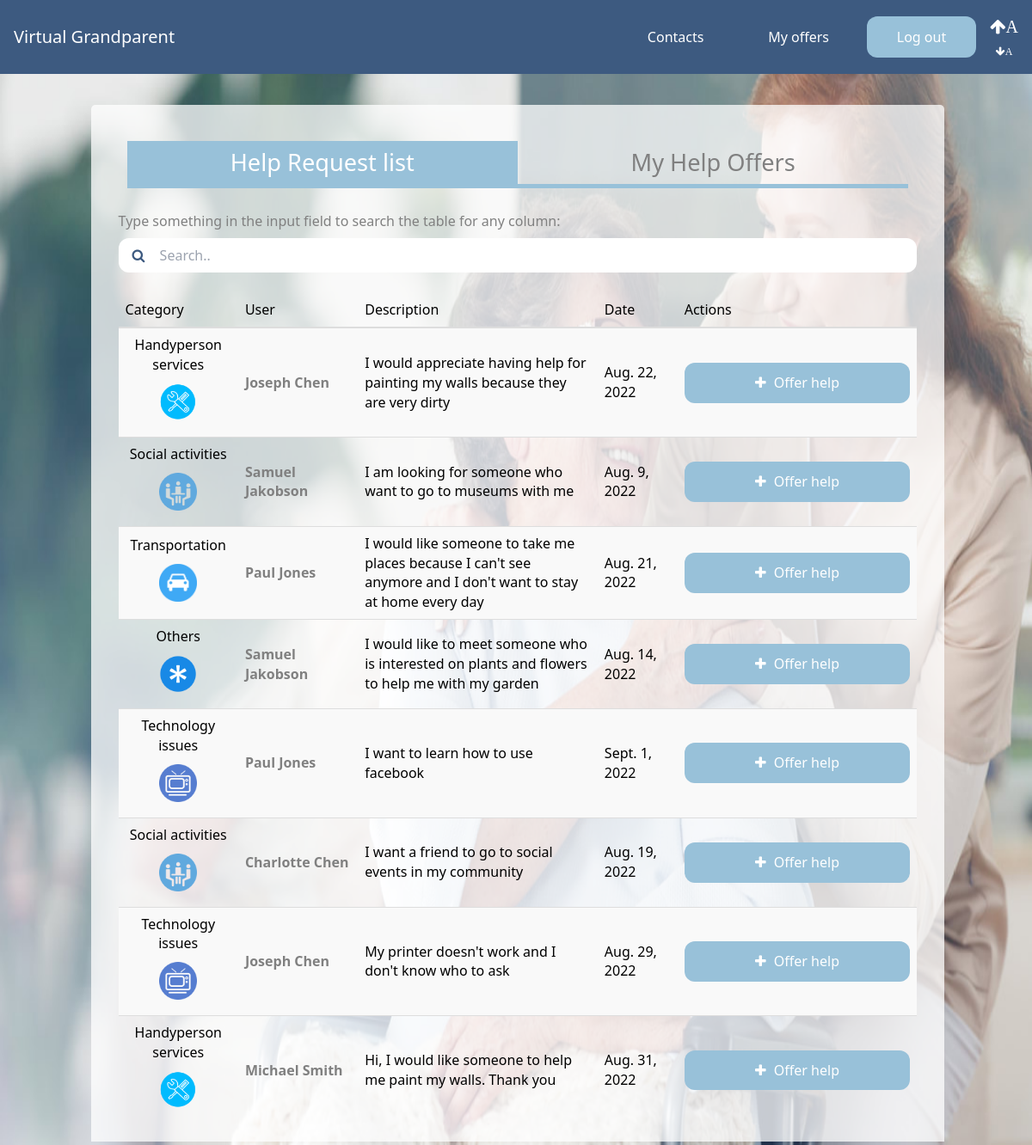
Page /help-requests/all/ (signed in) on the committed database.
### core/models.py (models this page shows)
class Help(models.Model):
    id = models.AutoField(primary_key=True)
    description = models.TextField(max_length=1000)
    category = models.CharField(choices=HELP_CATEGORIES, max_length=2, default='OT')
    helper = models.ForeignKey(Helper, on_delete=models.CASCADE, null=True)
    oldPerson = models.ForeignKey(OldPerson, on_delete=models.CASCADE)
    date = models.DateField(default=datetime.date.today, blank=True)

### authentication/models.py (models this page shows)
class User(AbstractUser):
    id = models.AutoField(primary_key=True)
    name = models.CharField(max_length=200)
    surname = models.CharField(max_length=200)
    email = models.EmailField(max_length=200, unique=True)
    username = models.CharField(max_length=200)
    phoneNumber = models.CharField(max_length=200)
    isHelper = models.BooleanField(default=True)
    dateOfBirth = models.DateField(null=true)
    USERNAME_FIELD = 'email'
    REQUIRED_FIELDS = ['username']
    objects = Manager()
    class Meta:
        unique_together = ('email',)

### core/views.py (the view)
# urls.py: path('help-requests/all/', views.allHelpRequests, name='allHelpRequests'),
@login_required
def allHelpRequests(request):
    current_user = get_current_user(request)
    helper = get_helper_by_id(current_user.id)
    help_requests = Help.objects.filter(helper__isnull = True)
    for h in help_requests:
        user = User.objects.get(email = h.oldPerson.user.email)
        h.oldPersonName = user.name
    isVerified = helper.isVerified
    return render(request, 'core/helpRequestList.html', {'help_requests': help_requests, 'isVerified': isVerified})

### core/views.py (called while the page is built)
def get_current_user(request):
    return User.objects.filter(email = request.user)[0]

def get_helper_by_id(id):
    return Helper.objects.get(user_id = id)

### templates/core/helpRequestList.html (shortened to what this page needs)
{% extends 'core/base.html' %}
{% load static %}
{% block static %}
<link rel="stylesheet" href="{% static 'css/cards.css' %}">
<link rel="stylesheet" href="{% static 'css/flexbox.css' %}">
<link rel="stylesheet" href="{% static 'css/table.css' %}">
{% endblock %}
{% block content %}
<div class="py-4 grid-container inline-container">
    <div class="card single-card help_container px-8">
        <div class="flexbox_container">
            <div class="column column-title selected">
                <a href="{% url 'core:allHelpRequests' %}">Help Request list</a>
            </div>
            <div class="column column-title">
                <a href="{% url 'core:myOffers' %}">My Help Offers</a>
            </div>
        </div>
        {% if not help_requests %}
            <p class="mb-8">There are no help request available at the moment.
                <a href="{% url 'core:myOffers' %}" class="link-text">Click here to see your help offers</a>
            </p>
        {% else %}
            <p style="color: gray;">Type something in the input field to search the table for any column:</p>
            <input class="w-full mt-2 px-4 py-2 rounded-xl background-whiten pl-12" id="searchInput" type="text" placeholder="Search..">
            <span class="fa fa-search input-span"></span>
            <br>
            <br>
            <table class="table table-striped" style="width:100%">
                <thead>
                <tr>
                    <th scope="col" width="15%">Category</th>
                    <th scope="col" width="15%">User</th>
                    <th scope="col" width="30%">Description</th>
                    <th scope="col" width="10%">Date</th>
                    <th scope="col" width="30%">Actions</th>
                </tr>
                </thead>
                <tbody id="requestTable">
                    {% for help in help_requests %}
                    <tr>
                        <td class="vertically-centered"style="text-align: center;">
                            <p>{{ help.get_category_display }}</p>
                            {% with 'images/helpCategories/'|add:help.category|add:'.png' as image_static %}
                                <img class="table_icon" src="{% static image_static %}" style="max-width:4rem"alt="{{help.get_category_display}} icon">
                            {% endwith %}
                        </td>
                        <td class="flex_title vertically-centered">{{help.oldPersonName}}</td>
                        <td class="vertically-centered">{{help.description}}</td>
                        <td class="vertically-centered">{{help.date}}</td>
                        <td class="vertically-centered">
                            <a id={{help.id}} href="{% url 'core:createHelpOffer' help.id %}"  class="btnOfferHelp px-5 py-3 block rounded-xl base-button">
                                <i class="fa fa-plus fa-space" aria-hidden="true"></i>
                                Offer help
                            </a>
                        </td>
                    </tr>
                    {% endfor %}
                </tbody>
            </table>
        {% endif %}
    </div>
</div>
{% endblock %}

### static/css/base.css (style rules this page uses)
:root { --blue: #3d5a80; --light-blue: #98c1d9 ; --baby-blue: #e0fbfc; --orange: #ee6c4d; --dark-blue: #293241; --gray: #333333; }
.base-button { background-color: var(--light-blue) !important; color: white; width: 100%; text-align: center; }
.base-background { background-color: var(white); }
.column { float: left; width: 50%; }
.column-title { text-align: center; color: gray; font-size: 1.7rem; padding: .3rem; border-bottom: 5px solid var(--light-blue); margin-bottom: 1rem; }
.selected { color: white; background: var(--light-blue); }
.fa-space { margin-right: 5px; }
.input-span { float: left; margin-top: -28px; position: relative; z-index: 1; color: gray; left: 1rem; color: var(--blue); }

### static/css/cards.css (style rules this page uses)
:root { --blue: #3d5a80; --light-blue: #98c1d9 ; --baby-blue: #e0fbfc; --orange: #ee6c4d; --dark-blue: #293241; --gray: #333333; }
.grid-container { margin: 20px auto; display:grid; grid-template-columns: auto auto; padding: 2px 16px; text-align: center; justify-content: center; }
.inline-container { grid-template-columns: 85%; }
.card { box-shadow: 0 8px 10px 0 rgba(0,0,0,0.4); transition: 0.3s; width: 90%; border-radius: 5px; background: rgba(255, 255, 255, 0.75); margin: 0 30px; padding: 2rem; text-align: left; float:right; -webkit-column-break-inside: avoid; page-break-inside: avoid; break-inside: avoid; }
.single-card { box-shadow: 0 8px 10px 0 rgba(0,0,0,0.4); transition: 0.3s; border-radius: 5px; background: rgba(255, 255, 255, 0.75); text-align: left; width: 100%; margin-left: 2px; -webkit-column-break-inside: avoid; page-break-inside: avoid; break-inside: avoid; }

### static/css/flexbox.css (style rules this page uses)
.flexbox_container { display: flex; padding: 10px; }
.flex_title { color: gray; font-weight: bold; margin-top: 5px; }
.help_container { box-shadow: none; margin-bottom: -2rem; border-bottom-right-radius: 0; border-bottom-left-radius: 0; padding: 0; padding-top: 2rem; }

### static/css/table.css (style rules this page uses)
.table { display: table; }
.table { width: 100%; max-width: 100%; margin-bottom: 20px; }
table { text-indent: 0; border-color: inherit; border-collapse: collapse; }
table { background-color: transparent; }
table { border-collapse: collapse; border-spacing: 0; }
.table-striped > tbody > tr:nth-of-type(2n+1) { background-color: #f9f9f9; }
.table > tbody > tr > td, .table > tbody > tr > th, .table > tfoot > tr > td, .table > tfoot > tr > th, .table > thead > tr > td, .table > thead > tr > th { padding: 8px; line-height: 1.42857143; vertical-align: top; border-top: 1px solid #ddd; }
.table > thead > tr > th { font-weight: 500; }
th { text-align: left; }
.table > thead:first-child > tr:first-child > th { border-top: 0; }
.table > thead > tr > th { vertical-align: bottom; border-bottom: 2px solid #ddd; }
img.table_icon { max-width: 5rem; max-height: 5rem; display: block; margin-left: auto; margin-right: auto; }
.table_icon { padding: 10px; flex-grow: 1; margin-right: 30px; }
.vertically-centered { vertical-align: middle !important; }

### rows in the picture
Help: category "Handyperson services", oldPersonName "Joseph Chen", description "I would appreciate having help for painting my walls because they are very dirty", date "Aug. 22, 2022"
Help: category "Social activities", oldPersonName "Samuel Jakobson", description "I am looking for someone who want to go to museums with me", date "Aug. 9, 2022"
Help: category "Transportation", shows a picture, oldPersonName "Paul Jones", description "I would like someone to take me places because I can't see anymore and I don't want to stay at home every day", date "Aug. 21, 2022"
Help: category "Others", shows a picture, oldPersonName "Samuel Jakobson", description "I would like to meet someone who is interested on plants and flowers to help me with my garden", date "Aug. 14, 2022"
Help: category "Technology issues", oldPersonName "Paul Jones", description "I want to learn how to use facebook", date "Sept. 1, 2022"
Help: category "Social activities", oldPersonName "Charlotte Chen", description "I want a friend to go to social events in my community", date "Aug. 19, 2022"
Help: category "Technology issues", oldPersonName "Joseph Chen", description "My printer doesn't work and I don't know who to ask", date "Aug. 29, 2022"
Help: category "Handyperson services", oldPersonName "Michael Smith", description "Hi, I would like someone to help me paint my walls. Thank you", date "Aug. 31, 2022"
